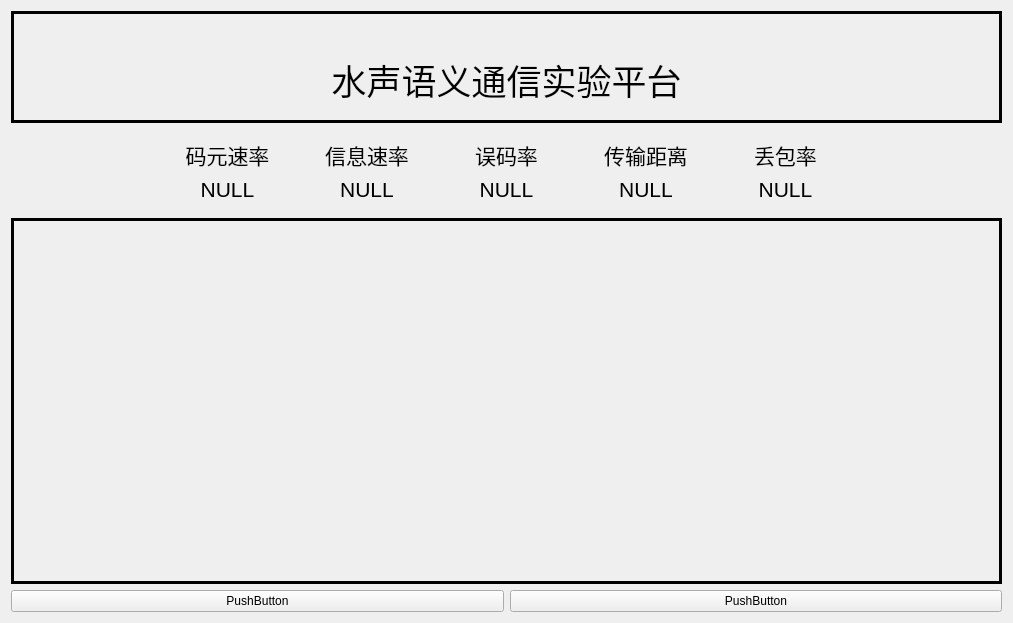
<?xml version="1.0" encoding="UTF-8"?>
<ui version="4.0">
 <class>imgtab</class>
 <widget class="QWidget" name="imgtab">
  <property name="geometry">
   <rect>
    <x>0</x>
    <y>0</y>
    <width>1013</width>
    <height>623</height>
   </rect>
  </property>
  <property name="windowTitle">
   <string>Form</string>
  </property>
  <layout class="QHBoxLayout" name="horizontalLayout">
   <item>
    <layout class="QVBoxLayout" name="verticalLayout">
     <item>
      <widget class="QLabel" name="label_29">
       <property name="enabled">
        <bool>true</bool>
       </property>
       <property name="sizePolicy">
        <sizepolicy hsizetype="Preferred" vsizetype="Minimum">
         <horstretch>0</horstretch>
         <verstretch>0</verstretch>
        </sizepolicy>
       </property>
       <property name="minimumSize">
        <size>
         <width>0</width>
         <height>0</height>
        </size>
       </property>
       <property name="frameShape">
        <enum>QFrame::Panel</enum>
       </property>
       <property name="lineWidth">
        <number>3</number>
       </property>
       <property name="text">
        <string>&lt;html&gt;&lt;head/&gt;&lt;body&gt;&lt;p align=&quot;center&quot;&gt;&lt;span style=&quot; font-size:26pt;&quot;&gt;&lt;br&gt;水声语义通信实验平台&lt;br&gt;&lt;/span&gt;&lt;/p&gt;&lt;/body&gt;&lt;/html&gt;</string>
       </property>
       <property name="alignment">
        <set>Qt::AlignCenter</set>
       </property>
      </widget>
     </item>
     <item>
      <layout class="QGridLayout" name="gridLayout_5">
       <property name="sizeConstraint">
        <enum>QLayout::SetDefaultConstraint</enum>
       </property>
       <property name="leftMargin">
        <number>150</number>
       </property>
       <property name="topMargin">
        <number>10</number>
       </property>
       <property name="rightMargin">
        <number>150</number>
       </property>
       <property name="bottomMargin">
        <number>10</number>
       </property>
       <property name="verticalSpacing">
        <number>6</number>
       </property>
       <item row="1" column="1">
        <widget class="QLabel" name="value_2">
         <property name="text">
          <string>&lt;html&gt;&lt;head/&gt;&lt;body&gt;&lt;p align=&quot;center&quot;&gt;&lt;span style=&quot; font-size:16pt;&quot;&gt;NULL&lt;/span&gt;&lt;/p&gt;&lt;/body&gt;&lt;/html&gt;</string>
         </property>
        </widget>
       </item>
       <item row="0" column="3">
        <widget class="QLabel" name="norm_4">
         <property name="text">
          <string>&lt;html&gt;&lt;head/&gt;&lt;body&gt;&lt;p align=&quot;center&quot;&gt;&lt;span style=&quot; font-size:16pt;&quot;&gt;传输距离&lt;/span&gt;&lt;/p&gt;&lt;/body&gt;&lt;/html&gt;</string>
         </property>
        </widget>
       </item>
       <item row="1" column="4">
        <widget class="QLabel" name="value_5">
         <property name="text">
          <string>&lt;html&gt;&lt;head/&gt;&lt;body&gt;&lt;p align=&quot;center&quot;&gt;&lt;span style=&quot; font-size:16pt;&quot;&gt;NULL&lt;/span&gt;&lt;/p&gt;&lt;/body&gt;&lt;/html&gt;</string>
         </property>
        </widget>
       </item>
       <item row="0" column="2">
        <widget class="QLabel" name="norm_3">
         <property name="text">
          <string>&lt;html&gt;&lt;head/&gt;&lt;body&gt;&lt;p align=&quot;center&quot;&gt;&lt;span style=&quot; font-size:16pt;&quot;&gt;误码率&lt;/span&gt;&lt;/p&gt;&lt;/body&gt;&lt;/html&gt;</string>
         </property>
        </widget>
       </item>
       <item row="1" column="3">
        <widget class="QLabel" name="value_4">
         <property name="text">
          <string>&lt;html&gt;&lt;head/&gt;&lt;body&gt;&lt;p align=&quot;center&quot;&gt;&lt;span style=&quot; font-size:16pt;&quot;&gt;NULL&lt;/span&gt;&lt;/p&gt;&lt;/body&gt;&lt;/html&gt;</string>
         </property>
        </widget>
       </item>
       <item row="1" column="2">
        <widget class="QLabel" name="value_3">
         <property name="text">
          <string>&lt;html&gt;&lt;head/&gt;&lt;body&gt;&lt;p align=&quot;center&quot;&gt;&lt;span style=&quot; font-size:16pt;&quot;&gt;NULL&lt;/span&gt;&lt;/p&gt;&lt;/body&gt;&lt;/html&gt;</string>
         </property>
        </widget>
       </item>
       <item row="1" column="0">
        <widget class="QLabel" name="value_1">
         <property name="text">
          <string>&lt;html&gt;&lt;head/&gt;&lt;body&gt;&lt;p align=&quot;center&quot;&gt;&lt;span style=&quot; font-size:16pt;&quot;&gt;NULL&lt;/span&gt;&lt;/p&gt;&lt;/body&gt;&lt;/html&gt;</string>
         </property>
        </widget>
       </item>
       <item row="0" column="0">
        <widget class="QLabel" name="norm_1">
         <property name="text">
          <string>&lt;html&gt;&lt;head/&gt;&lt;body&gt;&lt;p align=&quot;center&quot;&gt;&lt;span style=&quot; font-size:16pt;&quot;&gt;码元速率&lt;/span&gt;&lt;/p&gt;&lt;/body&gt;&lt;/html&gt;</string>
         </property>
        </widget>
       </item>
       <item row="0" column="4">
        <widget class="QLabel" name="norm_5">
         <property name="text">
          <string>&lt;html&gt;&lt;head/&gt;&lt;body&gt;&lt;p align=&quot;center&quot;&gt;&lt;span style=&quot; font-size:16pt;&quot;&gt;丢包率&lt;/span&gt;&lt;/p&gt;&lt;/body&gt;&lt;/html&gt;</string>
         </property>
        </widget>
       </item>
       <item row="0" column="1">
        <widget class="QLabel" name="norm_2">
         <property name="text">
          <string>&lt;html&gt;&lt;head/&gt;&lt;body&gt;&lt;p align=&quot;center&quot;&gt;&lt;span style=&quot; font-size:16pt;&quot;&gt;信息速率&lt;/span&gt;&lt;/p&gt;&lt;/body&gt;&lt;/html&gt;</string>
         </property>
        </widget>
       </item>
      </layout>
     </item>
     <item>
      <widget class="QFrame" name="show_frame_1">
       <property name="sizePolicy">
        <sizepolicy hsizetype="Expanding" vsizetype="Expanding">
         <horstretch>0</horstretch>
         <verstretch>0</verstretch>
        </sizepolicy>
       </property>
       <property name="frameShape">
        <enum>QFrame::Panel</enum>
       </property>
       <property name="frameShadow">
        <enum>QFrame::Plain</enum>
       </property>
       <property name="lineWidth">
        <number>3</number>
       </property>
      </widget>
     </item>
     <item>
      <layout class="QHBoxLayout" name="horizontalLayout_2">
       <item>
        <widget class="QPushButton" name="browserButton_1">
         <property name="text">
          <string>PushButton</string>
         </property>
        </widget>
       </item>
       <item>
        <widget class="QPushButton" name="sendButton_1">
         <property name="minimumSize">
          <size>
           <width>0</width>
           <height>0</height>
          </size>
         </property>
         <property name="text">
          <string>PushButton</string>
         </property>
        </widget>
       </item>
      </layout>
     </item>
    </layout>
   </item>
  </layout>
 </widget>
 <resources/>
 <connections/>
</ui>
